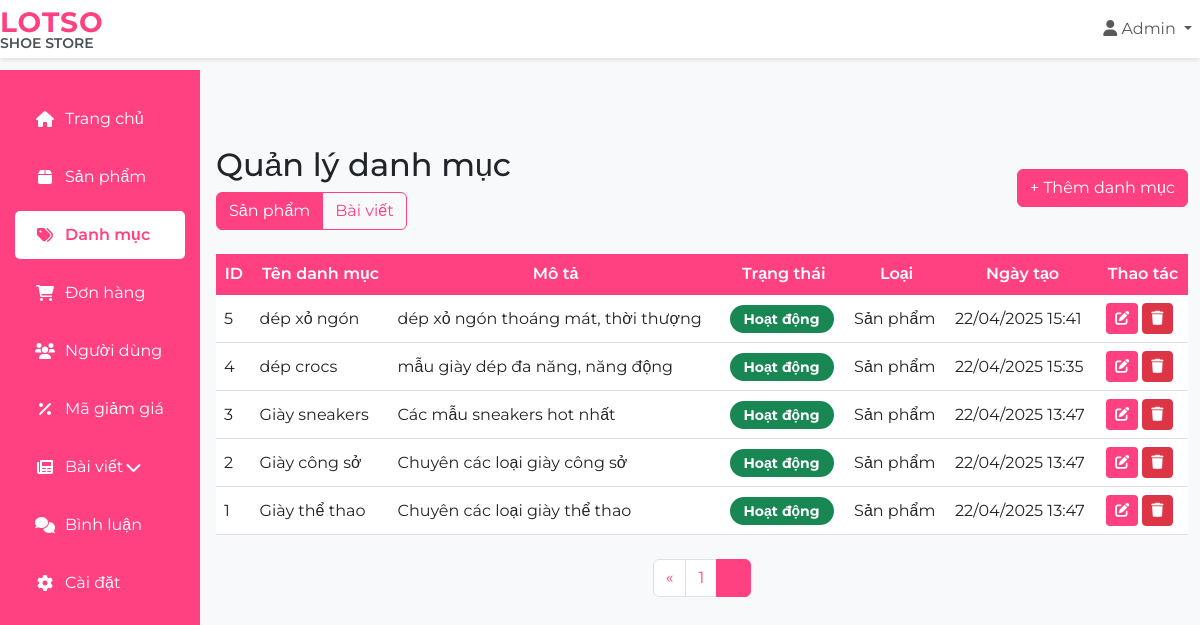
The page /public/categories.php?type=product&page=2 on the database its author committed.
### tables this page shows
CREATE TABLE `categories` (
  `id` int NOT NULL,
  `name` varchar(255) NOT NULL,
  `slug` varchar(255) NOT NULL,
  `description` text,
  `image` varchar(255) DEFAULT NULL,
  `status` tinyint(1) DEFAULT '1',
  `type` enum('product','post') NOT NULL DEFAULT 'product',
  `created_at` timestamp NULL DEFAULT CURRENT_TIMESTAMP,
  `updated_at` timestamp NULL DEFAULT CURRENT_TIMESTAMP ON UPDATE CURRENT_TIMESTAMP
);

### public/categories.php (the view, shortened to what this page needs)
<?php
require_once __DIR__ . '/../templates/header.php';
$items_per_page = 5;
$page = isset($_GET['page']) ? (int)$_GET['page'] : 1;
$offset = ($page - 1) * $items_per_page;
$type = isset($_GET['type']) ? $_GET['type'] : 'product';
$count_stmt = $conn->prepare("SELECT COUNT(*) as total FROM categories WHERE type = ?");
$count_stmt->bind_param("s", $type);
if (!$count_stmt->execute()) {
    die("Execute failed: " . $count_stmt->error);
}
$total_items = $count_stmt->get_result()->fetch_assoc()['total'];
$total_pages = ceil($total_items / $items_per_page);
$stmt = $conn->prepare("SELECT * FROM categories WHERE type = ? ORDER BY id DESC LIMIT ? OFFSET ?");
$stmt->bind_param("sii", $type, $items_per_page, $offset);
if (!$stmt->execute()) {
    die("Execute failed: " . $stmt->error);
}
$categories = $stmt->get_result()->fetch_all(MYSQLI_ASSOC);
?>
<div class="container-fluid">
    <div class="row">
        <?php require_once __DIR__ . '/../templates/sidebar.php'; ?>
        <main class="col-md-9 ms-sm-auto col-lg-10 px-md-4">
            <div class="d-flex justify-content-between flex-wrap flex-md-nowrap align-items-center pt-3 pb-2 mb-3">
                <div>
                    <h1 class="h2">Quản lý danh mục</h1>
                    <div class="btn-group" role="group" aria-label="Loại danh mục">
                        <a href="?type=product" class="btn btn<?= $type === 'product' ? '' : '-outline' ?>-primary">Sản phẩm</a>
                        <a href="?type=post" class="btn btn<?= $type === 'post' ? '' : '-outline' ?>-primary">Bài viết</a>
                    </div>
                </div>
                <button type="button" class="btn btn-primary" data-bs-toggle="modal" data-bs-target="#addCategoryModal">
                    + Thêm danh mục
            </button>
        </div>
        <div class="table-responsive">
                <table class="table">
                    <thead class="table-pink">
                        <tr>
                            <th>ID</th>
                            <th>Tên danh mục</th>
                        <th>Mô tả</th>
                            <th>Trạng thái</th>
                            <th>Loại</th>
                            <th>Ngày tạo</th>
                            <th>Thao tác</th>
                    </tr>
                </thead>
                    <tbody>
                        <?php foreach ($categories as $category): ?>
                        <tr>
                            <td><?= $category['id'] ?></td>
                            <td><?= htmlspecialchars($category['name']) ?></td>
                            <td><?= htmlspecialchars($category['description']) ?></td>
                            <td>
                                <span class="badge rounded-pill bg-success">
                                    <?= $category['status'] == 1 ? 'Hoạt động' : 'Ẩn' ?>
                                </span>
                            </td>
                            <td><?= $category['type'] == 'product' ? 'Sản phẩm' : 'Bài viết' ?></td>
                            <td><?= date('d/m/Y H:i', strtotime($category['created_at'])) ?></td>
                            <td>
                                <button type="button" class="btn btn-sm btn-pink edit-category"
                                        data-id="<?= $category['id'] ?>"
                                        data-name="<?= htmlspecialchars($category['name']) ?>"
                                        data-description="<?= htmlspecialchars($category['description']) ?>"
                                        data-status="<?= $category['status'] == 1 ? 'active' : 'inactive' ?>"
                                        data-type="<?= $category['type'] ?>">
                                    <i class="fas fa-edit"></i>
                                </button>
                                <button type="button" class="btn btn-sm btn-danger delete-category"
                                        data-id="<?= $category['id'] ?>"
                                        data-name="<?= htmlspecialchars($category['name']) ?>">
                                    <i class="fas fa-trash"></i>
                                </button>
                            </td>
                        </tr>
                        <?php endforeach; ?>
                </tbody>
            </table>
                <?php if ($total_pages > 1): ?>
                <div class="d-flex justify-content-center mt-4">
                    <nav aria-label="Page navigation">
                        <ul class="pagination">
                            <?php if ($page > 1): ?>
                            <li class="page-item">
                                <a class="page-link" href="?type=<?= $type ?>&page=<?= $page - 1 ?>" aria-label="Previous">
                                    <span aria-hidden="true">&laquo;</span>
                                </a>
                            </li>
                            <?php endif; ?>
                            <?php for ($i = 1; $i <= $total_pages; $i++): ?>
                            <li class="page-item <?= $i == $page ? 'active' : '' ?>">
                                <a class="page-link" href="?type=<?= $type ?>&page=<?= $i ?>"><?= $i ?></a>
                            </li>
                            <?php endfor; ?>
                        </ul>
                    </nav>
                </div>
                <?php endif; ?>
            </div>
        </main>
    </div>
</div>
<?php require_once __DIR__ . '/../templates/footer.php'; ?>

### assets/css/style.css (style rules this page uses)
* { margin: 0; padding: 0; box-sizing: border-box; }
body { background-color: #f8f9fa; padding-top: 70px; font-family: 'Montserrat', sans-serif; }
.container-fluid { padding-left: 0 !important; padding-right: 0 !important; }
.table thead th, .table th { background-color: #FF4081 !important; color: #fff !important; font-weight: 600; border-color: #FF4081; text-align: center; vertical-align: middle; }
.table td { vertical-align: middle; }
.btn-primary { background-color: #FF4081 !important; border-color: #FF4081 !important; color: #fff !important; }
.btn-outline-primary { color: #FF4081 !important; border-color: #FF4081 !important; }
.pagination .page-item.active .page-link { background-color: #FF4081 !important; border-color: #FF4081 !important; }
.pagination .page-link { color: #FF4081 !important; }

### public/categories.php (style rules this page uses)
.btn-pink { background-color: #ff4081; color: white; }
.page-item.active .page-link { background-color: #ff4081; border-color: #ff4081; }
.page-link { color: #ff4081; }
.badge { font-size: 0.875rem; padding: 0.5em 1em; }

### rows shown on the page
categories: id "5", name "dép xỏ ngón", description "dép xỏ ngón thoáng mát, thời thượng", status "Hoạt động", type "Sản phẩm", created_at "22/04/2025 15:41"
categories: id "4", name "dép crocs", description "mẫu giày dép đa năng, năng động", status "Hoạt động", type "Sản phẩm", created_at "22/04/2025 15:35"
categories: id "3", name "Giày sneakers", description "Các mẫu sneakers hot nhất", status "Hoạt động", type "Sản phẩm", created_at "22/04/2025 13:47"
categories: id "2", name "Giày công sở", description "Chuyên các loại giày công sở", status "Hoạt động", type "Sản phẩm", created_at "22/04/2025 13:47"
categories: id "1", name "Giày thể thao", description "Chuyên các loại giày thể thao", status "Hoạt động", type "Sản phẩm", created_at "22/04/2025 13:47"
